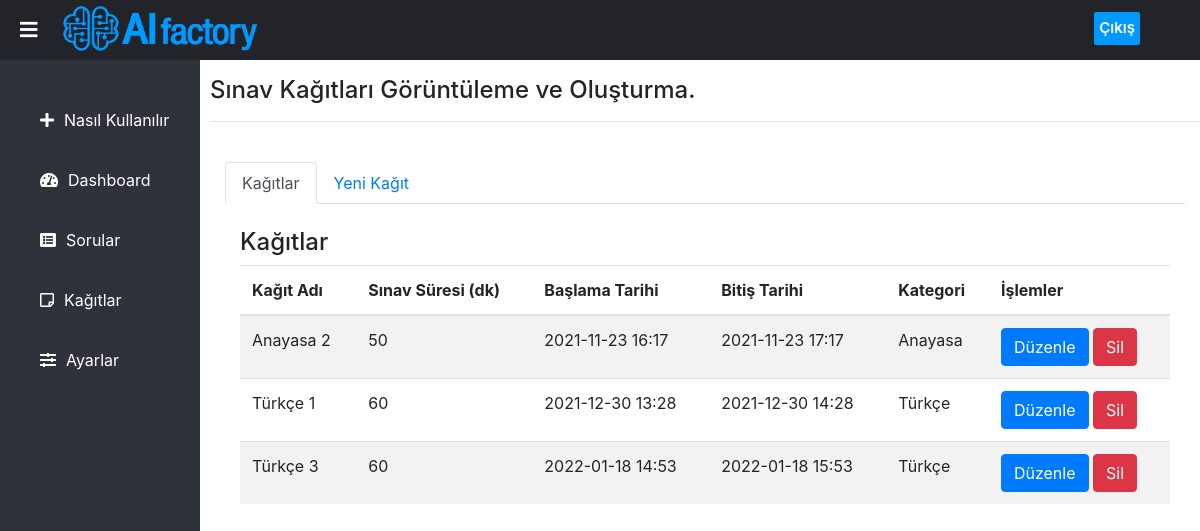
The page /papers.php (signed in) on the database its author committed.
### tables this page shows
CREATE TABLE `papers` (
  `paper_id` int(11) NOT NULL,
  `paper_name` varchar(55) NOT NULL,
  `min_pass_score` int(3) NOT NULL,
  `mark_per_question` int(3) NOT NULL,
  `paper_duration` int(11) NOT NULL,
  `start_date` datetime NOT NULL,
  `end_date` datetime NOT NULL,
  `category` varchar(20) NOT NULL,
  `questions` varchar(1000) NOT NULL
);

### papers.php (the view, shortened to what this page needs)
<?php
    include_once 'sidebar.php';
    include_once 'connect.php';
      $us_cat = $_SESSION['userCategory'];
      $categories = explode(",", $us_cat);
?>
<div class="content">
    <section>
        <h4 class="mt-3">Sınav Kağıtları Görüntüleme ve Oluşturma.</h4><hr>
        <div class="container mt-3">
            <br>
            <ul class="nav nav-tabs" id="myTab">
                <li class="nav-item">
                    <a href="#home" class="nav-link active" data-toggle="tab">Kağıtlar</a>
                </li>
                <li>
                    <a href="#menu1" class="nav-link" data-toggle="tab">Yeni Kağıt</a>
                </li>
            </ul>
            <div class="tab-content">
                <div id="home" class="container tab-pane active">
                    <br>
                    <h4>Kağıtlar</h4>
                    <table class="table table-striped">
                        <thead>
                            <tr>
                                <th scope="col">Kağıt Adı</th>
                                <th scope="col">Sınav Süresi (dk)</th>
                                <th scope="col">Başlama Tarihi</th>
                                <th scope="col">Bitiş Tarihi</th>
                                <th scope="col">Kategori</th>
                                <th scope="col">İşlemler</th>
                            </tr>
                        </thead>
                        <tbody>
                            <?php
                              for ($i = 0; $i < count($categories); $i++){
                                $result = mysqli_query($link, "SELECT paper_id, paper_name, paper_duration, start_date, end_date, category FROM papers WHERE category = '$categories[$i]' ORDER BY paper_id DESC");
                                  if($result -> num_rows > 0){
                                    while($row = mysqli_fetch_array($result)){
                                      $temp=$row['paper_id'];
                            ?>
                                <tr>
                                    <td><?php echo $row['paper_name'];?></td>
                                    <td><?php echo $row['paper_duration'];?></td>
                                    <td><?php echo date("Y-m-d H:i",strtotime($row['start_date']));?></td>
                                    <td><?php echo date("Y-m-d H:i",strtotime($row['end_date'])); ?></td>
                                    <td><?php echo $row['category'];?></td>
                                    <td>
                                        <a class="btn btn-primary" href="./components/edit_paper.php?paperid=<?php echo $temp; ?>">Düzenle</a>
                                        <a class="btn btn-danger" href="./components/delete_paper.php?paperid=<?php echo $temp; ?>">Sil</a>
                                </tr>
                                <?php
                                }
                              }
                                  }
                                ?>
                        </tbody>
                    </table>
                </div>
            </div>
        </div>
    </section>
</div>

### Styles/style.css (style rules this page uses)
body { margin: 0px; padding: 0px; font-family: 'Roboto', sans-serif; }
.content { margin-left: 210px; transition:0.5s; }
section { padding-top: 60px; height: 100vh; }

### rows shown on the page
papers: paper_name "Anayasa 2", paper_duration "50", start_date "2021-11-23 16:17", end_date "2021-11-23 17:17", category "Anayasa"
papers: paper_name "Türkçe 1", paper_duration "60", start_date "2021-12-30 13:28", end_date "2021-12-30 14:28", category "Türkçe"
papers: paper_name "Türkçe 3", paper_duration "60", start_date "2022-01-18 14:53", end_date "2022-01-18 15:53", category "Türkçe"
